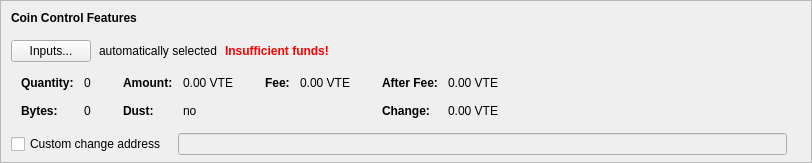
      <widget class="QFrame" name="frameCoinControl">
       <property name="sizePolicy">
        <sizepolicy hsizetype="Expanding" vsizetype="Fixed">
         <horstretch>0</horstretch>
         <verstretch>0</verstretch>
        </sizepolicy>
       </property>
       <property name="maximumSize">
        <size>
         <width>16777215</width>
         <height>16777215</height>
        </size>
       </property>
       <property name="frameShape">
        <enum>QFrame::StyledPanel</enum>
       </property>
       <property name="frameShadow">
        <enum>QFrame::Sunken</enum>
       </property>
       <layout class="QVBoxLayout" name="verticalLayoutCoinControl2">
        <property name="spacing">
         <number>0</number>
        </property>
        <property name="leftMargin">
         <number>0</number>
        </property>
        <property name="topMargin">
         <number>0</number>
        </property>
        <property name="rightMargin">
         <number>0</number>
        </property>
        <property name="bottomMargin">
         <number>6</number>
        </property>
        <item>
         <layout class="QVBoxLayout" name="verticalLayoutCoinControl" stretch="0,0,0,0,0">
          <property name="spacing">
           <number>0</number>
          </property>
          <property name="leftMargin">
           <number>10</number>
          </property>
          <property name="topMargin">
           <number>10</number>
          </property>
          <item>
           <layout class="QHBoxLayout" name="horizontalLayoutCoinControl1">
            <property name="bottomMargin">
             <number>15</number>
            </property>
            <item>
             <widget class="QLabel" name="labelCoinControlFeatures">
              <property name="sizePolicy">
               <sizepolicy hsizetype="Preferred" vsizetype="Maximum">
                <horstretch>0</horstretch>
                <verstretch>0</verstretch>
               </sizepolicy>
              </property>
              <property name="font">
               <font>
                <weight>75</weight>
                <bold>true</bold>
               </font>
              </property>
              <property name="styleSheet">
               <string notr="true">font-weight:bold;</string>
              </property>
              <property name="text">
               <string>Coin Control Features</string>
              </property>
             </widget>
            </item>
           </layout>
          </item>
          <item>
           <layout class="QHBoxLayout" name="horizontalLayoutCoinControl2" stretch="0,0,0,0">
            <property name="spacing">
             <number>8</number>
            </property>
            <property name="bottomMargin">
             <number>10</number>
            </property>
            <item>
             <widget class="QPushButton" name="pushButtonCoinControl">
              <property name="styleSheet">
               <string notr="true"/>
              </property>
              <property name="text">
               <string>Inputs...</string>
              </property>
              <property name="autoDefault">
               <bool>false</bool>
              </property>
             </widget>
            </item>
            <item>
             <widget class="QLabel" name="labelCoinControlAutomaticallySelected">
              <property name="text">
               <string>automatically selected</string>
              </property>
              <property name="margin">
               <number>5</number>
              </property>
             </widget>
            </item>
            <item>
             <widget class="QLabel" name="labelCoinControlInsuffFunds">
              <property name="font">
               <font>
                <weight>75</weight>
                <bold>true</bold>
               </font>
              </property>
              <property name="styleSheet">
               <string notr="true">color:red;font-weight:bold;</string>
              </property>
              <property name="text">
               <string>Insufficient funds!</string>
              </property>
              <property name="margin">
               <number>5</number>
              </property>
             </widget>
            </item>
            <item>
             <spacer name="horizontalSpacerCoinControl">
              <property name="orientation">
               <enum>Qt::Horizontal</enum>
              </property>
              <property name="sizeHint" stdset="0">
               <size>
                <width>40</width>
                <height>1</height>
               </size>
              </property>
             </spacer>
            </item>
           </layout>
          </item>
          <item>
           <widget class="QWidget" name="widgetCoinControl" native="true">
            <property name="sizePolicy">
             <sizepolicy hsizetype="Preferred" vsizetype="Preferred">
              <horstretch>0</horstretch>
              <verstretch>0</verstretch>
             </sizepolicy>
            </property>
            <property name="minimumSize">
             <size>
              <width>0</width>
              <height>0</height>
             </size>
            </property>
            <property name="styleSheet">
             <string notr="true"/>
            </property>
            <layout class="QHBoxLayout" name="horizontalLayoutCoinControl5">
             <property name="leftMargin">
              <number>0</number>
             </property>
             <property name="topMargin">
              <number>0</number>
             </property>
             <property name="rightMargin">
              <number>0</number>
             </property>
             <property name="bottomMargin">
              <number>0</number>
             </property>
             <item>
              <layout class="QHBoxLayout" name="horizontalLayoutCoinControl3" stretch="0,0,0,1">
               <property name="spacing">
                <number>20</number>
               </property>
               <property name="topMargin">
                <number>0</number>
               </property>
               <property name="bottomMargin">
                <number>10</number>
               </property>
               <item>
                <layout class="QFormLayout" name="formLayoutCoinControl1">
                 <property name="horizontalSpacing">
                  <number>10</number>
                 </property>
                 <property name="verticalSpacing">
                  <number>14</number>
                 </property>
                 <property name="leftMargin">
                  <number>10</number>
                 </property>
                 <property name="topMargin">
                  <number>4</number>
                 </property>
                 <property name="rightMargin">
                  <number>6</number>
                 </property>
                 <item row="0" column="0">
                  <widget class="QLabel" name="labelCoinControlQuantityText">
                   <property name="font">
                    <font>
                     <weight>75</weight>
                     <bold>true</bold>
                    </font>
                   </property>
                   <property name="text">
                    <string>Quantity:</string>
                   </property>
                   <property name="margin">
                    <number>0</number>
                   </property>
                  </widget>
                 </item>
                 <item row="0" column="1">
                  <widget class="QLabel" name="labelCoinControlQuantity">
                   <property name="cursor">
                    <cursorShape>IBeamCursor</cursorShape>
                   </property>
                   <property name="contextMenuPolicy">
                    <enum>Qt::ActionsContextMenu</enum>
                   </property>
                   <property name="text">
                    <string notr="true">0</string>
                   </property>
                   <property name="margin">
                    <number>0</number>
                   </property>
                   <property name="textInteractionFlags">
                    <set>Qt::LinksAccessibleByMouse|Qt::TextSelectableByKeyboard|Qt::TextSelectableByMouse</set>
                   </property>
                  </widget>
                 </item>
                 <item row="1" column="0">
                  <widget class="QLabel" name="labelCoinControlBytesText">
                   <property name="font">
                    <font>
                     <weight>75</weight>
                     <bold>true</bold>
                    </font>
                   </property>
                   <property name="text">
                    <string>Bytes:</string>
                   </property>
                  </widget>
                 </item>
                 <item row="1" column="1">
                  <widget class="QLabel" name="labelCoinControlBytes">
                   <property name="cursor">
                    <cursorShape>IBeamCursor</cursorShape>
                   </property>
                   <property name="contextMenuPolicy">
                    <enum>Qt::ActionsContextMenu</enum>
                   </property>
                   <property name="text">
                    <string notr="true">0</string>
                   </property>
                   <property name="textInteractionFlags">
                    <set>Qt::LinksAccessibleByMouse|Qt::TextSelectableByKeyboard|Qt::TextSelectableByMouse</set>
                   </property>
                  </widget>
                 </item>
                </layout>
               </item>
               <item>
                <layout class="QFormLayout" name="formLayoutCoinControl2">
                 <property name="horizontalSpacing">
                  <number>10</number>
                 </property>
                 <property name="verticalSpacing">
                  <number>14</number>
                 </property>
                 <property name="leftMargin">
                  <number>6</number>
                 </property>
                 <property name="topMargin">
                  <number>4</number>
                 </property>
                 <property name="rightMargin">
                  <number>6</number>
                 </property>
                 <item row="0" column="0">
                  <widget class="QLabel" name="labelCoinControlAmountText">
                   <property name="font">
                    <font>
                     <weight>75</weight>
                     <bold>true</bold>
                    </font>
                   </property>
                   <property name="text">
                    <string>Amount:</string>
                   </property>
                   <property name="margin">
                    <number>0</number>
                   </property>
                  </widget>
                 </item>
                 <item row="0" column="1">
                  <widget class="QLabel" name="labelCoinControlAmount">
                   <property name="cursor">
                    <cursorShape>IBeamCursor</cursorShape>
                   </property>
                   <property name="contextMenuPolicy">
                    <enum>Qt::ActionsContextMenu</enum>
                   </property>
                   <property name="text">
                    <string notr="true">0.00 VTE</string>
                   </property>
                   <property name="textInteractionFlags">
                    <set>Qt::LinksAccessibleByMouse|Qt::TextSelectableByKeyboard|Qt::TextSelectableByMouse</set>
                   </property>
                  </widget>
                 </item>
                 <item row="1" column="0">
                  <widget class="QLabel" name="labelCoinControlLowOutputText">
                   <property name="font">
                    <font>
                     <weight>75</weight>
                     <bold>true</bold>
                    </font>
                   </property>
                   <property name="text">
                    <string>Dust:</string>
                   </property>
                  </widget>
                 </item>
                 <item row="1" column="1">
                  <widget class="QLabel" name="labelCoinControlLowOutput">
                   <property name="cursor">
                    <cursorShape>IBeamCursor</cursorShape>
                   </property>
                   <property name="contextMenuPolicy">
                    <enum>Qt::ActionsContextMenu</enum>
                   </property>
                   <property name="text">
                    <string notr="true">no</string>
                   </property>
                   <property name="textInteractionFlags">
                    <set>Qt::LinksAccessibleByMouse|Qt::TextSelectableByKeyboard|Qt::TextSelectableByMouse</set>
                   </property>
                  </widget>
                 </item>
                </layout>
               </item>
               <item>
                <layout class="QFormLayout" name="formLayoutCoinControl3">
                 <property name="horizontalSpacing">
                  <number>10</number>
                 </property>
                 <property name="verticalSpacing">
                  <number>14</number>
                 </property>
                 <property name="leftMargin">
                  <number>6</number>
                 </property>
                 <property name="topMargin">
                  <number>4</number>
                 </property>
                 <property name="rightMargin">
                  <number>6</number>
                 </property>
                 <item row="0" column="0">
                  <widget class="QLabel" name="labelCoinControlFeeText">
                   <property name="font">
                    <font>
                     <weight>75</weight>
                     <bold>true</bold>
                    </font>
                   </property>
                   <property name="text">
                    <string>Fee:</string>
                   </property>
                   <property name="margin">
                    <number>0</number>
                   </property>
                  </widget>
                 </item>
                 <item row="0" column="1">
                  <widget class="QLabel" name="labelCoinControlFee">
                   <property name="cursor">
                    <cursorShape>IBeamCursor</cursorShape>
                   </property>
                   <property name="contextMenuPolicy">
                    <enum>Qt::ActionsContextMenu</enum>
                   </property>
                   <property name="text">
                    <string notr="true">0.00 VTE</string>
                   </property>
                   <property name="textInteractionFlags">
                    <set>Qt::LinksAccessibleByMouse|Qt::TextSelectableByKeyboard|Qt::TextSelectableByMouse</set>
                   </property>
                  </widget>
                 </item>
                </layout>
               </item>
               <item>
                <layout class="QFormLayout" name="formLayoutCoinControl4">
                 <property name="horizontalSpacing">
                  <number>10</number>
                 </property>
                 <property name="verticalSpacing">
                  <number>14</number>
                 </property>
                 <property name="leftMargin">
                  <number>6</number>
                 </property>
                 <property name="topMargin">
                  <number>4</number>
                 </property>
                 <property name="rightMargin">
                  <number>6</number>
                 </property>
                 <item row="0" column="0">
                  <widget class="QLabel" name="labelCoinControlAfterFeeText">
                   <property name="font">
                    <font>
                     <weight>75</weight>
                     <bold>true</bold>
                    </font>
                   </property>
                   <property name="text">
                    <string>After Fee:</string>
                   </property>
                   <property name="margin">
                    <number>0</number>
                   </property>
                  </widget>
                 </item>
                 <item row="0" column="1">
                  <widget class="QLabel" name="labelCoinControlAfterFee">
                   <property name="cursor">
                    <cursorShape>IBeamCursor</cursorShape>
                   </property>
                   <property name="contextMenuPolicy">
                    <enum>Qt::ActionsContextMenu</enum>
                   </property>
                   <property name="text">
                    <string notr="true">0.00 VTE</string>
                   </property>
                   <property name="textInteractionFlags">
                    <set>Qt::LinksAccessibleByMouse|Qt::TextSelectableByKeyboard|Qt::TextSelectableByMouse</set>
                   </property>
                  </widget>
                 </item>
                 <item row="1" column="0">
                  <widget class="QLabel" name="labelCoinControlChangeText">
                   <property name="font">
                    <font>
                     <weight>75</weight>
                     <bold>true</bold>
                    </font>
                   </property>
                   <property name="text">
                    <string>Change:</string>
                   </property>
                  </widget>
                 </item>
                 <item row="1" column="1">
                  <widget class="QLabel" name="labelCoinControlChange">
                   <property name="cursor">
                    <cursorShape>IBeamCursor</cursorShape>
                   </property>
                   <property name="contextMenuPolicy">
                    <enum>Qt::ActionsContextMenu</enum>
                   </property>
                   <property name="text">
                    <string notr="true">0.00 VTE</string>
                   </property>
                   <property name="textInteractionFlags">
                    <set>Qt::LinksAccessibleByMouse|Qt::TextSelectableByKeyboard|Qt::TextSelectableByMouse</set>
                   </property>
                  </widget>
                 </item>
                </layout>
               </item>
              </layout>
             </item>
            </layout>
           </widget>
          </item>
          <item>
           <layout class="QHBoxLayout" name="horizontalLayoutCoinControl4" stretch="0,0,0">
            <property name="spacing">
             <number>12</number>
            </property>
            <property name="sizeConstraint">
             <enum>QLayout::SetDefaultConstraint</enum>
            </property>
            <property name="topMargin">
             <number>5</number>
            </property>
            <property name="rightMargin">
             <number>5</number>
            </property>
            <item>
             <widget class="QCheckBox" name="checkBoxCoinControlChange">
              <property name="toolTip">
               <string>If this is activated, but the change address is empty or invalid, change will be sent to a newly generated address.</string>
              </property>
              <property name="text">
               <string>Custom change address</string>
              </property>
             </widget>
            </item>
            <item>
             <widget class="QValidatedLineEdit" name="lineEditCoinControlChange">
              <property name="enabled">
               <bool>false</bool>
              </property>
              <property name="sizePolicy">
               <sizepolicy hsizetype="Expanding" vsizetype="Fixed">
                <horstretch>0</horstretch>
                <verstretch>0</verstretch>
               </sizepolicy>
              </property>
             </widget>
            </item>
            <item>
             <widget class="QLabel" name="labelCoinControlChangeLabel">
              <property name="sizePolicy">
               <sizepolicy hsizetype="Preferred" vsizetype="Expanding">
                <horstretch>0</horstretch>
                <verstretch>0</verstretch>
               </sizepolicy>
              </property>
              <property name="minimumSize">
               <size>
                <width>0</width>
                <height>0</height>
               </size>
              </property>
              <property name="text">
               <string/>
              </property>
              <property name="margin">
               <number>3</number>
              </property>
             </widget>
            </item>
           </layout>
          </item>
          <item>
           <spacer name="verticalSpacerCoinControl">
            <property name="orientation">
             <enum>Qt::Vertical</enum>
            </property>
            <property name="sizeHint" stdset="0">
             <size>
              <width>800</width>
              <height>1</height>
             </size>
            </property>
           </spacer>
          </item>
         </layout>
        </item>
       </layout>
      </widget>
